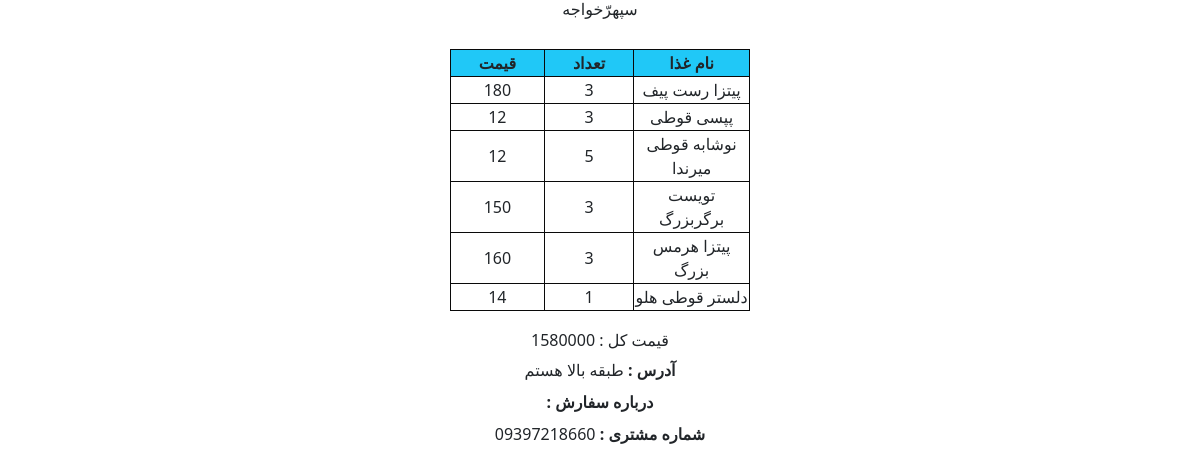
Page /cart/orderinfopaymented/79/ (signed in) on the committed database.
### cart/models.py (models this page shows, shortened)
class Orders(models.Model):
    user = models.ForeignKey(to = UserModel, related_name = "items" , on_delete = models.CASCADE,verbose_name="مشتری" )
    phone = models.CharField(max_length=11, verbose_name="شماره تلفن")
    address = models.TextField(max_length = 300, verbose_name="آدرس")
    description = models.TextField(max_length=600, verbose_name="درباره سفارش",blank=True, null=True)
    created = models.DateTimeField(auto_now_add=True , verbose_name="زمان ثبت سفارش")
    total_price = models.PositiveIntegerField(verbose_name="قیمت کل")
    is_paid = models.BooleanField(default=False, verbose_name="وضعیت پرداخت")
    date = models.DateTimeField(verbose_name="زمان ثبت سفارش", auto_now_add=True ,)
    undo = models.BooleanField(default=False, verbose_name="وضعیت فیش")
    class Meta:
        verbose_name = 'سفارش'
        verbose_name_plural = 'سفارش ها'
        ordering = ('created',)

class OrderItems(models.Model):
    Order = models.ForeignKey(to=Orders, on_delete=models.CASCADE, related_name = 'items')
    food = models.ForeignKey(to=FoodModel, on_delete= models.CASCADE ,related_name = 'items' , verbose_name = 'محصول')
    quantity = models.SmallIntegerField(verbose_name = 'تعداد', )
    price = models.PositiveIntegerField(verbose_name = 'قیمت', )
    def name(self):
        return self.food.name_food

### accounts/models.py (models this page shows, shortened)
class UserModel(AbstractBaseUser):
    email = models.EmailField(
        verbose_name='email address',
        max_length=255,
        blank=True,
        null=True,
    )
    name = models.CharField(max_length=50,verbose_name='نام')
    last_name = models.CharField(max_length=50,verbose_name='نام خانوادگی')
    phone = models.CharField(max_length=11, verbose_name='شماره تلفن',unique=True)
    date_join = models.DateTimeField(auto_now_add=True,verbose_name='تاریخ عضویت')
    is_active = models.BooleanField(default=True)
    is_admin = models.BooleanField(default=False)
    objects = MyUserManager()
    USERNAME_FIELD = 'phone'
    REQUIRED_FIELDS = []
    class Meta:
        verbose_name = 'مشتری'
        verbose_name_plural = 'مشتری ها'
    def __str__(self):
        return self.name+self.last_name

### home/models.py (models this page shows, shortened)
class FoodModel(models.Model):
    name_food = models.CharField(max_length=250,verbose_name='نام غذا')
    price = models.PositiveIntegerField(verbose_name='قیمت')
    description = models.CharField(max_length=300, verbose_name='درباره غذا',blank=True, null=True)
    img = models.ImageField(upload_to='images/')
    available  = models.BooleanField(default=True, verbose_name='وضعیت')
    category = models.ForeignKey(to=Category, related_name='category', on_delete=models.SET_NULL,null=True, blank=True)
    class Meta:
        verbose_name = 'غذا'
        verbose_name_plural = ' غذا ها'

### cart/views.py (the view)
# urls.py: path('orderinfopaymented/<int:pk>/',views.OrdersInfo.as_view(), name='myorderspay'),
class OrdersInfo(View):
    def get(self, request,pk):
        obj = get_object_or_404(Orders,pk=pk)
        return render(request,"cart/fish.html", {"order":obj})
    def dispatch(self, request,pk):
        obj = get_object_or_404(Orders,pk=pk)
        if request.user == obj.user or request.user.is_admin:
            return self.get(request,pk)
        else:
            raise Http404

### templates/cart/fish.html (shortened to what this page needs)
<!DOCTYPE html>
<html lang="en">
<head>
    <link href="https://cdn.jsdelivr.net/npm/bootstrap@5.3.0-alpha1/dist/css/bootstrap.min.css" rel="stylesheet">
</head>
<body>
    <div class="col-md-12 col-lg-12 ">
            <h6 class="text-center">{{order.user}}</h6>
                <table>
                <tr>
                    <th>قیمت</th>
                    <th>تعداد</th>
                    <th>نام غذا</th>
                </tr>
                {%for item in order.items.all %}
                <tr id='{{item.id}}' onclick="khat({{item.id}})" ondblclick="dclick({{item.id}})">
                    <td>{{item.price}}</td>
                    <td>{{item.quantity}}</td>
                    <td>{{item.name}}</td>
                </tr>
                {%endfor %}
                </table>
                <h6 class="text-center">قیمت کل : {{order.total_price}}</h6>
                <div class="text-center">
                <p id='address' style='display: inline'>{{order.address}}</p>
                <label class="text-center" for="address" ><b> : آدرس </b></label>
                </div>
                <div class="text-center mt-2">
                <label class="text-center" for="description" ><b> : درباره سفارش</b></label>
                </div>
                <div class="text-center mt-2">
                <label class="text-center" for="phone" >{{request.user.phone}} <b> : شماره مشتری</b></label>
                </div>
        </div>
</body>
</html>

### templates/cart/fish.html (style rules this page uses)
table, th, td { margin: auto; text-align: center; border: 1px solid rgb(9, 9, 9); border-collapse: collapse; width: 300px; }
th { background-color: rgb(32, 200, 247); }
table { margin-top: 30px; margin-bottom: 20px; }

### rows in the picture
Orders: user "سپهرّخواجه", total_price "1580000", address "طبقه بالا هستم"
OrderItems: price "180", quantity "3", name "پیتزا رست پیف"
OrderItems: price "12", quantity "3", name "پپسی قوطی"
OrderItems: price "12", quantity "5", name "نوشابه قوطی میرندا"
OrderItems: price "150", quantity "3", name "تویست برگربزرگ"
OrderItems: price "160", quantity "3", name "پیتزا هرمس بزرگ"
OrderItems: price "14", quantity "1", name "دلستر قوطی هلو"
UserModel: user.phone "09397218660"
